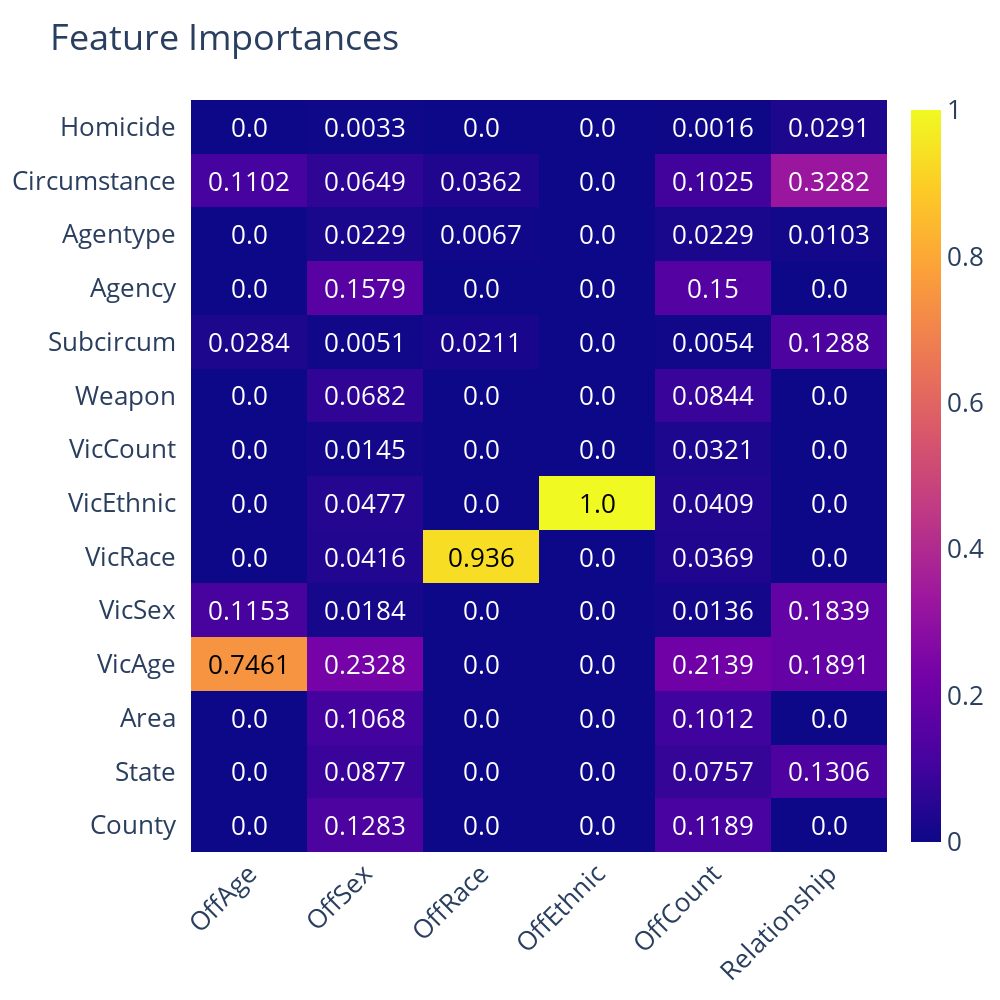

This figure's notebook cell:
### Markdown cell above
### Feature Importance Heatmaps

### Code cell
feature_importance_heatmap(standard_trees_unweighted)

### Figure 1 — Plotly figure (JSON) as saved in the notebook; plotly's stock layout.template omitted (floating-point values rounded to 4 significant figures)
{"data": [{"colorscale": [[0, "#0d0887"], [0.1111, "#46039f"], [0.2222, "#7201a8"], [0.3333, "#9c179e"], [0.4444, "#bd3786"], [0.5556, "#d8576b"], [0.6667, "#ed7953"], [0.7778, "#fb9f3a"], [0.8889, "#fdca26"], [1, "#f0f921"]], "reversescale": false, "showscale": true, "type": "heatmap", "x": ["OffAge", "OffSex", "OffRace", "OffEthnic", "OffCount", "Relationship"], "y": ["County", "State", "Area", "VicAge", "VicSex", "VicRace", "VicEthnic", "VicCount", "Weapon", "Subcircum", "Agency", "Agentype", "Circumstance", "Homicide"], "z": [[0, 0.1283, 0, 0, 0.1189, 0], [0, 0.08769, 0, 0, 0.07568, 0.1306], [0, 0.1068, 0, 0, 0.1012, 0], [0.7461, 0.2328, 0, 0, 0.2139, 0.1891], [0.1153, 0.01837, 0, 0, 0.01364, 0.1839], [0, 0.04158, 0.936, 0, 0.03686, 0], [0, 0.04765, 0, 1, 0.04095, 0], [0, 0.01447, 0, 0, 0.03213, 0], [0, 0.06822, 0, 0, 0.08437, 0], [0.02843, 0.005132, 0.02106, 0, 0.00542, 0.1288], [0, 0.1579, 0, 0, 0.15, 0], [0, 0.02295, 0.006655, 0, 0.02291, 0.01031], [0.1102, 0.06489, 0.03624, 0, 0.1025, 0.3282], [0, 0.003297, 0, 0, 0.001643, 0.02913]]}], "layout": {"annotations": [{"font": {"color": "#FFFFFF"}, "showarrow": false, "text": "0.0", "x": "OffAge", "xref": "x", "y": "County", "yref": "y"}, {"font": {"color": "#FFFFFF"}, "showarrow": false, "text": "0.1283", "x": "OffSex", "xref": "x", "y": "County", "yref": "y"}, {"font": {"color": "#FFFFFF"}, "showarrow": false, "text": "0.0", "x": "OffRace", "xref": "x", "y": "County", "yref": "y"}, {"font": {"color": "#FFFFFF"}, "showarrow": false, "text": "0.0", "x": "OffEthnic", "xref": "x", "y": "County", "yref": "y"}, {"font": {"color": "#FFFFFF"}, "showarrow": false, "text": "0.1189", "x": "OffCount", "xref": "x", "y": "County", "yref": "y"}, {"font": {"color": "#FFFFFF"}, "showarrow": false, "text": "0.0", "x": "Relationship", "xref": "x", "y": "County", "yref": "y"}, {"font": {"color": "#FFFFFF"}, "showarrow": false, "text": "0.0", "x": "OffAge", "xref": "x", "y": "State", "yref": "y"}, {"font": {"color": "#FFFFFF"}, "showarrow": false, "text": "0.0877", "x": "OffSex", "xref": "x", "y": "State", "yref": "y"}, {"font": {"color": "#FFFFFF"}, "showarrow": false, "text": "0.0", "x": "OffRace", "xref": "x", "y": "State", "yref": "y"}, {"font": {"color": "#FFFFFF"}, "showarrow": false, "text": "0.0", "x": "OffEthnic", "xref": "x", "y": "State", "yref": "y"}, {"font": {"color": "#FFFFFF"}, "showarrow": false, "text": "0.0757", "x": "OffCount", "xref": "x", "y": "State", "yref": "y"}, {"font": {"color": "#FFFFFF"}, "showarrow": false, "text": "0.1306", "x": "Relationship", "xref": "x", "y": "State", "yref": "y"}, {"font": {"color": "#FFFFFF"}, "showarrow": false, "text": "0.0", "x": "OffAge", "xref": "x", "y": "Area", "yref": "y"}, {"font": {"color": "#FFFFFF"}, "showarrow": false, "text": "0.1068", "x": "OffSex", "xref": "x", "y": "Area", "yref": "y"}, {"font": {"color": "#FFFFFF"}, "showarrow": false, "text": "0.0", "x": "OffRace", "xref": "x", "y": "Area", "yref": "y"}, {"font": {"color": "#FFFFFF"}, "showarrow": false, "text": "0.0", "x": "OffEthnic", "xref": "x", "y": "Area", "yref": "y"}, {"font": {"color": "#FFFFFF"}, "showarrow": false, "text": "0.1012", "x": "OffCount", "xref": "x", "y": "Area", "yref": "y"}, {"font": {"color": "#FFFFFF"}, "showarrow": false, "text": "0.0", "x": "Relationship", "xref": "x", "y": "Area", "yref": "y"}, {"font": {"color": "#000000"}, "showarrow": false, "text": "0.7461", "x": "OffAge", "xref": "x", "y": "VicAge", "yref": "y"}, {"font": {"color": "#FFFFFF"}, "showarrow": false, "text": "0.2328", "x": "OffSex", "xref": "x", "y": "VicAge", "yref": "y"}, {"font": {"color": "#FFFFFF"}, "showarrow": false, "text": "0.0", "x": "OffRace", "xref": "x", "y": "VicAge", "yref": "y"}, {"font": {"color": "#FFFFFF"}, "showarrow": false, "text": "0.0", "x": "OffEthnic", "xref": "x", "y": "VicAge", "yref": "y"}, {"font": {"color": "#FFFFFF"}, "showarrow": false, "text": "0.2139", "x": "OffCount", "xref": "x", "y": "VicAge", "yref": "y"}, {"font": {"color": "#FFFFFF"}, "showarrow": false, "text": "0.1891", "x": "Relationship", "xref": "x", "y": "VicAge", "yref": "y"}, {"font": {"color": "#FFFFFF"}, "showarrow": false, "text": "0.1153", "x": "OffAge", "xref": "x", "y": "VicSex", "yref": "y"}, {"font": {"color": "#FFFFFF"}, "showarrow": false, "text": "0.0184", "x": "OffSex", "xref": "x", "y": "VicSex", "yref": "y"}, {"font": {"color": "#FFFFFF"}, "showarrow": false, "text": "0.0", "x": "OffRace", "xref": "x", "y": "VicSex", "yref": "y"}, {"font": {"color": "#FFFFFF"}, "showarrow": false, "text": "0.0", "x": "OffEthnic", "xref": "x", "y": "VicSex", "yref": "y"}, {"font": {"color": "#FFFFFF"}, "showarrow": false, "text": "0.0136", "x": "OffCount", "xref": "x", "y": "VicSex", "yref": "y"}, {"font": {"color": "#FFFFFF"}, "showarrow": false, "text": "0.1839", "x": "Relationship", "xref": "x", "y": "VicSex", "yref": "y"}, {"font": {"color": "#FFFFFF"}, "showarrow": false, "text": "0.0", "x": "OffAge", "xref": "x", "y": "VicRace", "yref": "y"}, {"font": {"color": "#FFFFFF"}, "showarrow": false, "text": "0.0416", "x": "OffSex", "xref": "x", "y": "VicRace", "yref": "y"}, {"font": {"color": "#000000"}, "showarrow": false, "text": "0.936", "x": "OffRace", "xref": "x", "y": "VicRace", "yref": "y"}, {"font": {"color": "#FFFFFF"}, "showarrow": false, "text": "0.0", "x": "OffEthnic", "xref": "x", "y": "VicRace", "yref": "y"}, {"font": {"color": "#FFFFFF"}, "showarrow": false, "text": "0.0369", "x": "OffCount", "xref": "x", "y": "VicRace", "yref": "y"}, {"font": {"color": "#FFFFFF"}, "showarrow": false, "text": "0.0", "x": "Relationship", "xref": "x", "y": "VicRace", "yref": "y"}, {"font": {"color": "#FFFFFF"}, "showarrow": false, "text": "0.0", "x": "OffAge", "xref": "x", "y": "VicEthnic", "yref": "y"}, {"font": {"color": "#FFFFFF"}, "showarrow": false, "text": "0.0477", "x": "OffSex", "xref": "x", "y": "VicEthnic", "yref": "y"}, {"font": {"color": "#FFFFFF"}, "showarrow": false, "text": "0.0", "x": "OffRace", "xref": "x", "y": "VicEthnic", "yref": "y"}, {"font": {"color": "#000000"}, "showarrow": false, "text": "1.0", "x": "OffEthnic", "xref": "x", "y": "VicEthnic", "yref": "y"}, {"font": {"color": "#FFFFFF"}, "showarrow": false, "text": "0.0409", "x": "OffCount", "xref": "x", "y": "VicEthnic", "yref": "y"}, {"font": {"color": "#FFFFFF"}, "showarrow": false, "text": "0.0", "x": "Relationship", "xref": "x", "y": "VicEthnic", "yref": "y"}, {"font": {"color": "#FFFFFF"}, "showarrow": false, "text": "0.0", "x": "OffAge", "xref": "x", "y": "VicCount", "yref": "y"}, {"font": {"color": "#FFFFFF"}, "showarrow": false, "text": "0.0145", "x": "OffSex", "xref": "x", "y": "VicCount", "yref": "y"}, {"font": {"color": "#FFFFFF"}, "showarrow": false, "text": "0.0", "x": "OffRace", "xref": "x", "y": "VicCount", "yref": "y"}, {"font": {"color": "#FFFFFF"}, "showarrow": false, "text": "0.0", "x": "OffEthnic", "xref": "x", "y": "VicCount", "yref": "y"}, {"font": {"color": "#FFFFFF"}, "showarrow": false, "text": "0.0321", "x": "OffCount", "xref": "x", "y": "VicCount", "yref": "y"}, {"font": {"color": "#FFFFFF"}, "showarrow": false, "text": "0.0", "x": "Relationship", "xref": "x", "y": "VicCount", "yref": "y"}, {"font": {"color": "#FFFFFF"}, "showarrow": false, "text": "0.0", "x": "OffAge", "xref": "x", "y": "Weapon", "yref": "y"}, {"font": {"color": "#FFFFFF"}, "showarrow": false, "text": "0.0682", "x": "OffSex", "xref": "x", "y": "Weapon", "yref": "y"}, {"font": {"color": "#FFFFFF"}, "showarrow": false, "text": "0.0", "x": "OffRace", "xref": "x", "y": "Weapon", "yref": "y"}, {"font": {"color": "#FFFFFF"}, "showarrow": false, "text": "0.0", "x": "OffEthnic", "xref": "x", "y": "Weapon", "yref": "y"}, {"font": {"color": "#FFFFFF"}, "showarrow": false, "text": "0.0844", "x": "OffCount", "xref": "x", "y": "Weapon", "yref": "y"}, {"font": {"color": "#FFFFFF"}, "showarrow": false, "text": "0.0", "x": "Relationship", "xref": "x", "y": "Weapon", "yref": "y"}, {"font": {"color": "#FFFFFF"}, "showarrow": false, "text": "0.0284", "x": "OffAge", "xref": "x", "y": "Subcircum", "yref": "y"}, {"font": {"color": "#FFFFFF"}, "showarrow": false, "text": "0.0051", "x": "OffSex", "xref": "x", "y": "Subcircum", "yref": "y"}, {"font": {"color": "#FFFFFF"}, "showarrow": false, "text": "0.0211", "x": "OffRace", "xref": "x", "y": "Subcircum", "yref": "y"}, {"font": {"color": "#FFFFFF"}, "showarrow": false, "text": "0.0", "x": "OffEthnic", "xref": "x", "y": "Subcircum", "yref": "y"}, {"font": {"color": "#FFFFFF"}, "showarrow": false, "text": "0.0054", "x": "OffCount", "xref": "x", "y": "Subcircum", "yref": "y"}, {"font": {"color": "#FFFFFF"}, "showarrow": false, "text": "0.1288", "x": "Relationship", "xref": "x", "y": "Subcircum", "yref": "y"}, {"font": {"color": "#FFFFFF"}, "showarrow": false, "text": "0.0", "x": "OffAge", "xref": "x", "y": "Agency", "yref": "y"}, {"font": {"color": "#FFFFFF"}, "showarrow": false, "text": "0.1579", "x": "OffSex", "xref": "x", "y": "Agency", "yref": "y"}, {"font": {"color": "#FFFFFF"}, "showarrow": false, "text": "0.0", "x": "OffRace", "xref": "x", "y": "Agency", "yref": "y"}, {"font": {"color": "#FFFFFF"}, "showarrow": false, "text": "0.0", "x": "OffEthnic", "xref": "x", "y": "Agency", "yref": "y"}, {"font": {"color": "#FFFFFF"}, "showarrow": false, "text": "0.15", "x": "OffCount", "xref": "x", "y": "Agency", "yref": "y"}, {"font": {"color": "#FFFFFF"}, "showarrow": false, "text": "0.0", "x": "Relationship", "xref": "x", "y": "Agency", "yref": "y"}, {"font": {"color": "#FFFFFF"}, "showarrow": false, "text": "0.0", "x": "OffAge", "xref": "x", "y": "Agentype", "yref": "y"}, {"font": {"color": "#FFFFFF"}, "showarrow": false, "text": "0.0229", "x": "OffSex", "xref": "x", "y": "Agentype", "yref": "y"}, {"font": {"color": "#FFFFFF"}, "showarrow": false, "text": "0.0067", "x": "OffRace", "xref": "x", "y": "Agentype", "yref": "y"}, {"font": {"color": "#FFFFFF"}, "showarrow": false, "text": "0.0", "x": "OffEthnic", "xref": "x", "y": "Agentype", "yref": "y"}, {"font": {"color": "#FFFFFF"}, "showarrow": false, "text": "0.0229", "x": "OffCount", "xref": "x", "y": "Agentype", "yref": "y"}, {"font": {"color": "#FFFFFF"}, "showarrow": false, "text": "0.0103", "x": "Relationship", "xref": "x", "y": "Agentype", "yref": "y"}, {"font": {"color": "#FFFFFF"}, "showarrow": false, "text": "0.1102", "x": "OffAge", "xref": "x", "y": "Circumstance", "yref": "y"}, {"font": {"color": "#FFFFFF"}, "showarrow": false, "text": "0.0649", "x": "OffSex", "xref": "x", "y": "Circumstance", "yref": "y"}, {"font": {"color": "#FFFFFF"}, "showarrow": false, "text": "0.0362", "x": "OffRace", "xref": "x", "y": "Circumstance", "yref": "y"}, {"font": {"color": "#FFFFFF"}, "showarrow": false, "text": "0.0", "x": "OffEthnic", "xref": "x", "y": "Circumstance", "yref": "y"}, {"font": {"color": "#FFFFFF"}, "showarrow": false, "text": "0.1025", "x": "OffCount", "xref": "x", "y": "Circumstance", "yref": "y"}, {"font": {"color": "#FFFFFF"}, "showarrow": false, "text": "0.3282", "x": "Relationship", "xref": "x", "y": "Circumstance", "yref": "y"}, {"font": {"color": "#FFFFFF"}, "showarrow": false, "text": "0.0", "x": "OffAge", "xref": "x", "y": "Homicide", "yref": "y"}, {"font": {"color": "#FFFFFF"}, "showarrow": false, "text": "0.0033", "x": "OffSex", "xref": "x", "y": "Homicide", "yref": "y"}, {"font": {"color": "#FFFFFF"}, "showarrow": false, "text": "0.0", "x": "OffRace", "xref": "x", "y": "Homicide", "yref": "y"}, {"font": {"color": "#FFFFFF"}, "showarrow": false, "text": "0.0", "x": "OffEthnic", "xref": "x", "y": "Homicide", "yref": "y"}, {"font": {"color": "#FFFFFF"}, "showarrow": false, "text": "0.0016", "x": "OffCount", "xref": "x", "y": "Homicide", "yref": "y"}, {"font": {"color": "#FFFFFF"}, "showarrow": false, "text": "0.0291", "x": "Relationship", "xref": "x", "y": "Homicide", "yref": "y"}], "autosize": false, "font": {"size": 26}, "height": 1000, "showlegend": true, "title": {"text": "Feature Importances"}, "width": 1000, "xaxis": {"dtick": 1, "gridcolor": "rgb(0, 0, 0)", "side": "bottom", "tickangle": -45, "ticks": ""}, "yaxis": {"dtick": 1, "ticks": "", "ticksuffix": "  "}}}
